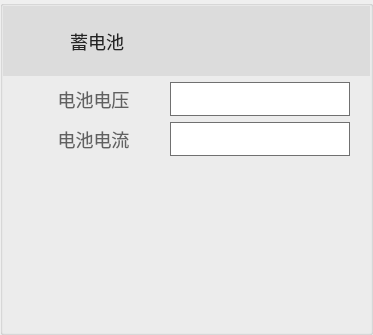
    <widget class="QGroupBox" name="OutputParameters_4">
     <property name="minimumSize">
      <size>
       <width>373</width>
       <height>335</height>
      </size>
     </property>
     <property name="maximumSize">
      <size>
       <width>373</width>
       <height>335</height>
      </size>
     </property>
     <property name="title">
      <string/>
     </property>
     <property name="alignment">
      <set>Qt::AlignCenter</set>
     </property>
     <layout class="QGridLayout" name="gridLayout_5">
      <property name="leftMargin">
       <number>0</number>
      </property>
      <property name="topMargin">
       <number>0</number>
      </property>
      <property name="rightMargin">
       <number>0</number>
      </property>
      <property name="bottomMargin">
       <number>0</number>
      </property>
      <item row="2" column="0" colspan="2">
       <layout class="QHBoxLayout" name="horizontalLayout_22">
        <property name="leftMargin">
         <number>20</number>
        </property>
        <property name="rightMargin">
         <number>20</number>
        </property>
        <item>
         <widget class="QLabel" name="label_27">
          <property name="styleSheet">
           <string notr="true">QLabel {
font-size:18px;
font-family:PingFang SC;
font-weight:300;
line-height:50px;
color:rgba(97,97,97,1);
}</string>
          </property>
          <property name="text">
           <string>电池电流</string>
          </property>
          <property name="alignment">
           <set>Qt::AlignCenter</set>
          </property>
         </widget>
        </item>
        <item>
         <widget class="QLineEdit" name="sysOutputCurrent_4">
          <property name="sizePolicy">
           <sizepolicy hsizetype="Expanding" vsizetype="Fixed">
            <horstretch>0</horstretch>
            <verstretch>0</verstretch>
           </sizepolicy>
          </property>
          <property name="minimumSize">
           <size>
            <width>180</width>
            <height>34</height>
           </size>
          </property>
          <property name="maximumSize">
           <size>
            <width>180</width>
            <height>34</height>
           </size>
          </property>
          <property name="styleSheet">
           <string notr="true">border:1px solid rgba(112,112,112,1);</string>
          </property>
         </widget>
        </item>
       </layout>
      </item>
      <item row="1" column="0" colspan="2">
       <layout class="QHBoxLayout" name="horizontalLayout_21">
        <property name="leftMargin">
         <number>20</number>
        </property>
        <property name="rightMargin">
         <number>20</number>
        </property>
        <item>
         <widget class="QLabel" name="label_26">
          <property name="styleSheet">
           <string notr="true">QLabel {
font-size:18px;
font-family:PingFang SC;
font-weight:300;
line-height:50px;
color:rgba(97,97,97,1);
}</string>
          </property>
          <property name="text">
           <string>电池电压</string>
          </property>
          <property name="alignment">
           <set>Qt::AlignCenter</set>
          </property>
         </widget>
        </item>
        <item>
         <widget class="QLineEdit" name="sysOutputVoltage_4">
          <property name="minimumSize">
           <size>
            <width>180</width>
            <height>34</height>
           </size>
          </property>
          <property name="maximumSize">
           <size>
            <width>180</width>
            <height>34</height>
           </size>
          </property>
          <property name="styleSheet">
           <string notr="true">border:1px solid rgba(112,112,112,1);</string>
          </property>
         </widget>
        </item>
       </layout>
      </item>
      <item row="0" column="0" colspan="2">
       <widget class="QFrame" name="frame_3">
        <property name="styleSheet">
         <string notr="true">QFrame {
background:rgba(220,220,220,1);
}</string>
        </property>
        <layout class="QHBoxLayout" name="horizontalLayout_4">
         <item>
          <widget class="QLabel" name="label_31">
           <property name="minimumSize">
            <size>
             <width>112</width>
             <height>52</height>
            </size>
           </property>
           <property name="maximumSize">
            <size>
             <width>112</width>
             <height>52</height>
            </size>
           </property>
           <property name="styleSheet">
            <string notr="true">QLabel {
font-size:18px;
font-family:PingFang SC;
font-weight:400;
line-height:38px;
color:rgba(35,35,35,1);
}</string>
           </property>
           <property name="text">
            <string>蓄电池</string>
           </property>
           <property name="alignment">
            <set>Qt::AlignRight|Qt::AlignTrailing|Qt::AlignVCenter</set>
           </property>
          </widget>
         </item>
         <item>
          <spacer name="horizontalSpacer_4">
           <property name="orientation">
            <enum>Qt::Horizontal</enum>
           </property>
           <property name="sizeHint" stdset="0">
            <size>
             <width>40</width>
             <height>20</height>
            </size>
           </property>
          </spacer>
         </item>
        </layout>
       </widget>
      </item>
      <item row="3" column="1">
       <spacer name="verticalSpacer_9">
        <property name="orientation">
         <enum>Qt::Vertical</enum>
        </property>
        <property name="sizeHint" stdset="0">
         <size>
          <width>20</width>
          <height>40</height>
         </size>
        </property>
       </spacer>
      </item>
     </layout>
    </widget>
